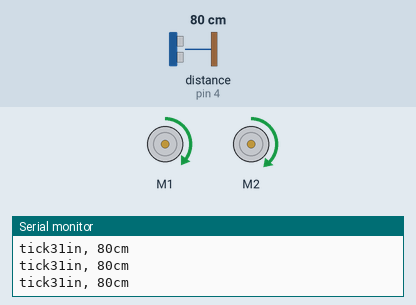
Bench run of a sketch on a simulated Arduino Uno, built with avr-gcc and run on an emulated ATmega328P. Parts: 2 × DC motor (green arrow = forward, orange = backward, longer = faster), the last lines printed to the serial monitor. Wiring (inferred from the names in the program): ultrasonic range finder: trigger pin 2; echo pin 4. Inputs (shaded band) come from the test bench; at power-on: distance to the obstacle (sensor on pin 4) 80 cm. The echo pulse lasts 58.3 µs per cm.

Above: at 1.2 s.
1.3 s: distance to the obstacle (sensor on pin 4) set to 31 cm
4.3 s: distance to the obstacle (sensor on pin 4) set to 26 cm
At 5.4 s:
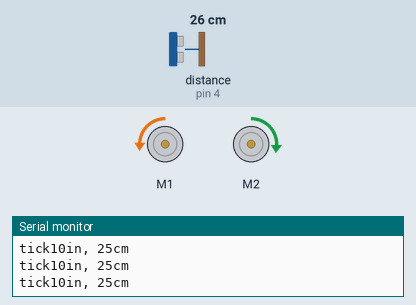
5.8 s: distance to the obstacle (sensor on pin 4) set to 22 cm
7.3 s: distance to the obstacle (sensor on pin 4) set to 18 cm
At 8.5 s:
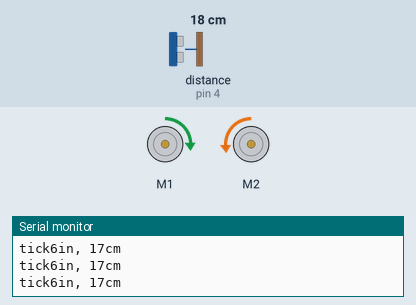
8.8 s: distance to the obstacle (sensor on pin 4) set to 9 cm
10.3 s: distance to the obstacle (sensor on pin 4) set to 6 cm
At 11.1 s:
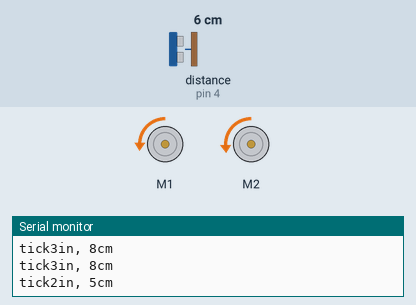
Timing chart, 0 to 12.8 s (numbered marks = the images above; inputs shaded):
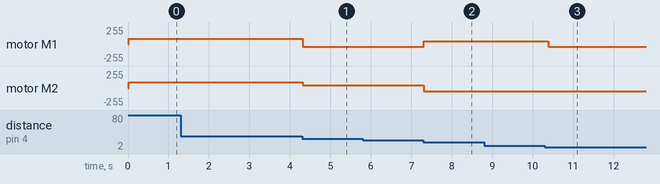

Measured:
- the behaviour switches between 29 and 28 cm on distance to the obstacle (sensor on pin 4) (found by bisection; images 0 and 1)
- the behaviour switches between 21 and 20 cm on distance to the obstacle (sensor on pin 4) (found by bisection; images 1 and 2)
- the behaviour switches between 8 and 7 cm on distance to the obstacle (sensor on pin 4) (found by bisection; images 2 and 3)
- after the input at 4.3 s, motor M1: forward 80/255 → backward 40/255 at once; motor M2: forward 90/255 → forward 45/255 at once
- after the input at 7.3 s, motor M1: backward 40/255 → forward 40/255 at once; motor M2: forward 45/255 → backward 45/255 at once
- after the input at 10.3 s, motor M1: forward 40/255 → backward 40/255 after 0.08 s

The sketch:

leo_bot_2_ex.ino
```cpp
         /*
This is a test sketch for the Adafruit assembled Motor Shield for Arduino v2
It won't work with v1.x motor shields! Only for the v2's with built in PWM
control

For use with the Adafruit Motor Shield v2
---->	http://www.adafruit.com/products/1438
*/

#include <Wire.h>
#include <Adafruit_MotorShield.h>

// Create the motor shield object with the default I2C address
Adafruit_MotorShield AFMS = Adafruit_MotorShield();
// Or, create it with a different I2C address (say for stacking)
// Adafruit_MotorShield AFMS = Adafruit_MotorShield(0x61);

// Select which 'port' M1, M2, M3 or M4. In this case, M1
Adafruit_DCMotor *myMotorL = AFMS.getMotor(1);
Adafruit_DCMotor *myMotorR = AFMS.getMotor(2);
// You can also make another motor on port M2
//Adafruit_DCMotor *myOtherMotor = AFMS.getMotor(2);
int speedL = 80 ;
int speedR = 90;


const int trigPin = 2;
const int echoPin = 4;

void setup() {
  Serial.begin(9600);           // set up Serial library at 9600 bps
  Serial.println("Adafruit Motorshield v2 - DC Motor test!");

  AFMS.begin();  // create with the default frequency 1.6KHz
  //AFMS.begin(1000);  // OR with a different frequency, say 1KHz

  // Set the speed to start, from 0 (off) to 255 (max speed)
  myMotorL->setSpeed(speedL);
  myMotorL->run(FORWARD);
  // turn on motor
  myMotorL->run(RELEASE);

  myMotorR->setSpeed(speedR);
  myMotorR->run(FORWARD);
  // turn on motor
  myMotorR->run(RELEASE);

}

void loop() {
  uint8_t i;
   long duration, inches, cm;
  // The sensor is triggered by a HIGH pulse of 10 or more microseconds.
  // Give a short LOW pulse beforehand to ensure a clean HIGH pulse:
  pinMode(trigPin, OUTPUT);
  digitalWrite(trigPin, LOW);
  delayMicroseconds(2);
  digitalWrite(trigPin, HIGH);
  delayMicroseconds(10);
  digitalWrite(trigPin, LOW);
  Serial.print("tick");
 pinMode(echoPin, INPUT);
  duration = pulseIn(echoPin, HIGH);

  // convert the time into a distance
  inches = microsecondsToInches(duration);
  cm = microsecondsToCentimeters(duration);

  Serial.print(inches);
  Serial.print("in, ");
  Serial.print(cm);
  Serial.print("cm");
  Serial.println();

  //delay(100);
  if (inches>10){
  myMotorL->run(FORWARD);
  myMotorL->setSpeed(speedL);
  myMotorR->run(FORWARD);
  myMotorR->setSpeed(speedR);
  }
  else if (inches<3){
  myMotorL->run(BACKWARD);
  myMotorL->setSpeed(speedL/2);
  myMotorR->run(BACKWARD);
  myMotorR->setSpeed(speedR/2);
  delay(1000);
  }else if (inches<8){
     myMotorL->run(FORWARD);
  myMotorL->setSpeed(speedL/2);
  myMotorR->run(BACKWARD);
  myMotorR->setSpeed(speedR/2);
  delay(500);

  }else{
     myMotorL->run(BACKWARD);
  myMotorL->setSpeed(speedL/2);
  myMotorR->run(FORWARD);
  myMotorR->setSpeed(speedR/2);
  }
  delay(10);


}

long microsecondsToInches(long microseconds)
{
  // According to Parallax's datasheet for the PING))), there are
  // 73.746 microseconds per inch (i.e. sound travels at 1130 feet per
  // second).  This gives the distance travelled by the ping, outbound
  // and return, so we divide by 2 to get the distance of the obstacle.
  // See: http://www.parallax.com/dl/docs/prod/acc/28015-PING-v1.3.pdf
  return microseconds / 74 / 2;
}

long microsecondsToCentimeters(long microseconds)
{
  // The speed of sound is 340 m/s or 29 microseconds per centimeter.
  // The ping travels out and back, so to find the distance of the
  // object we take half of the distance travelled.
  return microseconds / 29 / 2;
}
```
